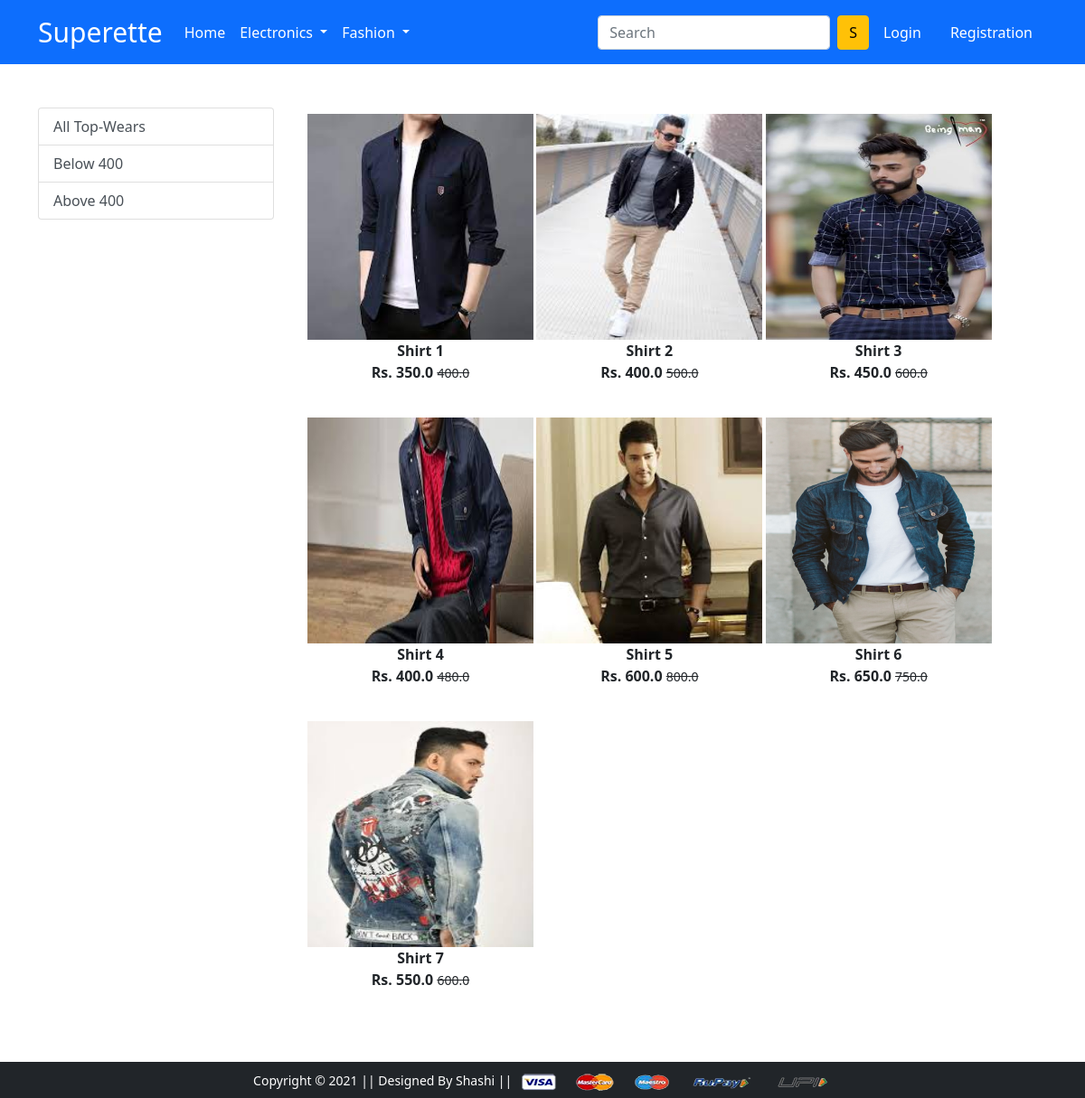
Screenshot of /topwear/ with the database file from the repository.
### app/models.py (models this page shows, shortened)
class Product(models.Model):
    title = models.CharField(max_length=100)
    selling_price = models.FloatField()
    discounted_price = models.FloatField()
    description = models.TextField()
    brand = models.CharField(max_length=100)
    category = models.CharField(choices=CATEGORY_CHOICES, max_length=2)
    product_image = models.ImageField(upload_to="productimg")

### app/views.py (the view)
# urls.py: path('topwear/', views.topwear, name='topwear'),
def topwear(request, data=None):
    if data == None:
        topwears = Product.objects.filter(category="TW")
    elif data == "below":
        topwears = Product.objects.filter(
            category="TW").filter(discounted_price__lte=400)
    elif data == "above":
        topwears = Product.objects.filter(
            category="TW").filter(discounted_price__gt=400)
    return render(request, 'app/topwear.html', {"topwears": topwears})

### app/templates/app/topwear.html (shortened to what this page needs)
{% extends 'app/base.html' %}
{% load static %}
{% block main-content %}
<div class="container my-5">
 <div class="row">
  <div class="col-sm-3">
    <div class="list-group">
        <a href="{% url 'topwear' %}" class="list-group-item list-group-item-action" aria-current="true">All Top-Wears</a>
        <a href="{% url 'topweardata' 'below' %}" class="list-group-item list-group-item-action" >Below 400</a>
        <a href="{% url 'topweardata' 'above' %}" class="list-group-item list-group-item-action" >Above 400</a>
  </div>
    </div>
  <div class="col-sm-8">
    <div class="row">
    {% for product in topwears %}
        <div class = "col-sm-4 text-center mb-4">
        <a href="{% url 'product-detail' product.id %}" class="btn">
          <div class="item">
            <img src="{{ product.product_image.url }}" alt="" style="width:250px; height:250px; "}>
            <div class="fw-bold">{{product.title }}</div>
            <div class="fw-bold">Rs. {{ product.discounted_price }}
            <small class="fw-light text-decoration-line-through">{{ product.selling_price }}</small></div>
        </div></a>
        </div>
        {% endfor %}
  </div>
    </div>
  </div>
 </div>
{% endblock main-content %}

### rows the page displays
Product: product_image (picture), title "Shirt 1", discounted_price "350.0", selling_price "400.0"
Product: product_image (picture), title "Shirt 2", discounted_price "400.0", selling_price "500.0"
Product: product_image (picture), title "Shirt 3", discounted_price "450.0", selling_price "600.0"
Product: product_image (picture), title "Shirt 4", discounted_price "400.0", selling_price "480.0"
Product: product_image (picture), title "Shirt 5", discounted_price "600.0", selling_price "800.0"
Product: product_image (picture), title "Shirt 6", discounted_price "650.0", selling_price "750.0"
Product: product_image (picture), title "Shirt 7", discounted_price "550.0", selling_price "600.0"
